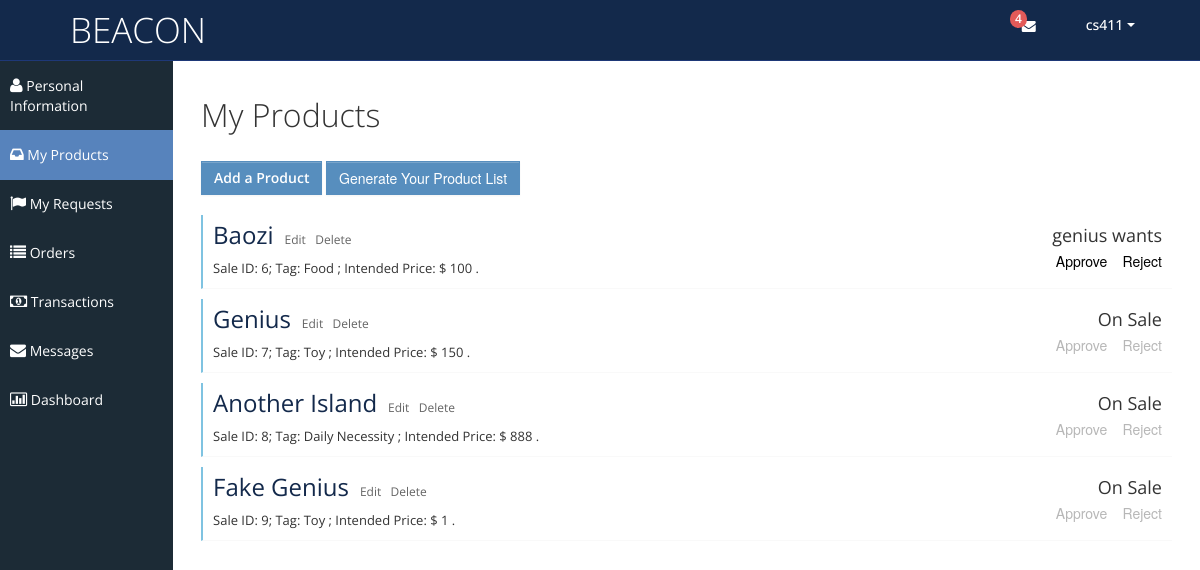
Page /myproducts.php (signed in) on the committed database.
### tables this page shows
CREATE TABLE `Sales` (
  `SaleId` int NOT NULL,
  `SellerId` varchar(50) DEFAULT NULL,
  `ProductName` varchar(50) DEFAULT NULL,
  `Tag` varchar(50) DEFAULT NULL,
  `Description` varchar(500) DEFAULT NULL,
  `Image` varchar(100) DEFAULT NULL,
  `IntendedPrice` double DEFAULT NULL,
  `OriginalPrice` double DEFAULT NULL,
  `Depreciation` int DEFAULT NULL,
  `IntendedBuyerId` varchar(50) DEFAULT NULL
);

### myproducts.php (the view, shortened to what this page needs)
<?php
	$curr_user = $_SESSION['curr_user'];
	if (empty($curr_user)) {
		$msg = "curr_user is empty";
	}
	else {
		$conn = connectDB();
		$sql = "SELECT * FROM Sales WHERE SellerId = '$curr_user'";
		$result = $conn->query($sql);
		$array = array();
		while($row = mysqli_fetch_assoc($result)){
			$array[]=$row;
		}
	}
?>
<!DOCTYPE html>
<html lang="en">
<head>
	<link id="bootstrap-style" href="css/bootstrap.min.css" rel="stylesheet">
	<link href="css/bootstrap-responsive.min.css" rel="stylesheet">
	<link id="base-style" href="css/style.css" rel="stylesheet">
	<link id="base-style-responsive" href="css/style-responsive.css" rel="stylesheet">
</head>
<body>
	<div class="navbar">
		<div class="navbar-inner">
			<div class="container-fluid">
				<a class="brand" href="index.php"><span>BEACON</span></a>
				<div class="nav-no-collapse header-nav">
					<ul class="nav pull-right">
						<li class="dropdown hidden-phone">
							<a class="btn dropdown-toggle" data-toggle="dropdown" href="#">
								<i class="icon-envelope"></i>
								<span class="badge red"> 4 </span>
							</a>
						</li>
						<li class="dropdown">
							<a class="btn dropdown-toggle" data-toggle="dropdown" href="#">
								<span><?php echo $curr_user; ?></span>
								<span class="caret"></span>
							</a>
						</li>
					</ul>
				</div>
			</div>
		</div>
	</div>
	<div class="container-fluid-full">
	<div class="row-fluid">
	<div id="sidebar-left" class="span2">
		<div class="nav-collapse sidebar-nav">
			<ul class="nav nav-tabs nav-stacked main-menu">
				<li><a href="myprofile.php"><i class="icon-user"></i><span class="hidden-tablet"> Personal Information</span></a></li>
				<li><a href="myproducts.php"><i class="icon-inbox"></i><span class="hidden-tablet"> My Products</span></a></li>
				<li><a href="myrequests.php"><i class="icon-flag"></i><span class="hidden-tablet"> My Requests</span></a></li>
				<li><a href="myorders.php"><i class="icon-list"></i><span class="hidden-tablet"> Orders</span></a></li>
				<li><a href="mytransactions.php"><i class="icon-money"></i><span class="hidden-tablet"> Transactions</span></a></li>
				<li><a href="mymessages.php"><i class="icon-envelope"></i><span class="hidden-tablet"> Messages</span></a></li>
				<li><a href="dashboard.php"><i class="icon-bar-chart"></i><span class="hidden-tablet"> Dashboard</span></a></li>
			</ul>
		</div>
	</div>
	<div id="content" class="span10">
		<div class="row-fluid">
			<div class="span12">
				<h1>My Products</h1> </br>
				<a href= "post_product.php" type="btn" class="btn btn-primary" style="font-weight:600;">Add a Product</a>
				<button type="btn" class="btn btn-primary">Generate Your Product List</button></br>
				<?php foreach($array as $val): ?>
				<div class="task none" style="margin-top:10px;">
					<div class="desc">
						<span class="title">
							<a href="single-product.php?Id=<?php echo $val['SaleId'];?>&choosedb=Sales" style="color:#13294B;font-size:x-large;"><?php echo $val['ProductName']; ?></a>
						</span>&nbsp;
						<a href="edit_product.php?id=<?php echo $val['SaleId'];?>" style="font-size:12px;">Edit </a>&nbsp;
						<a href="javascript:void(0);" onclick="delete_post(<?php echo $val['SaleId']; ?>, 'Sales')" style="font-size:12px;">Delete</a>
						<div style="font-size:13px; margin-top:8px;">
							Sale ID: <?php echo $val['SaleId']; ?>;
							Tag: <?php echo $val['Tag']; ?> ;
							Intended Price: $ <?php echo $val['IntendedPrice']; ?> .
						</div>
					</div>
					<div class="time">
						<div class="date"> <?php echo $val['IntendedBuyerId']==null ? "On Sale": $val['IntendedBuyerId']." wants"; ?> </div>
						<div>
							<button type="querybtn" style="border:none; background:none;" onclick="approve_sale(<?php echo $val['SaleId']; ?>)" <?php echo $val['IntendedBuyerId']==null ? 'disabled':'' ?> >Approve</button>
							<button type="querybtn" style="border:none; background:none;margin-right:-6px;" onclick="reject_sale(<?php echo $val['SaleId']; ?>)" <?php echo $val['IntendedBuyerId']==null ? 'disabled':'' ?> >Reject</button>
						</div>
					</div>
				</div>
				<?php endforeach; ?>
			</div>
		</div>
	</div>
	</div>
	</div>
</body>
</html>

### css/style.css (style rules this page uses)
.red, .red [class="box-header"], .red.box, .slider.red .ui-slider-range, .progress.red .ui-progressbar-value, .sliderVertical.red .ui-slider-range, .progressSlim.red .ui-progressbar-value, .label-important, .badge-important { background: #E25A59 !important; border-color: #E25A59 !important; color: #fff; }
body { background: #F5F5F5; color: #333; border: none; font-family: 'Open Sans', sans-serif; font-weight: 400; }
a { color: #646464; }
h1 { font-size: 32px; line-height: 32px; font-weight: 300; }
.navbar { margin-bottom: 0px; }
.navbar-inner { margin-bottom: 0px; min-height: 60px; padding-right: 20px; padding-left: 20px; background: #13294b; filter: none; text-shadow: 1px 1px 1px #13294b; border: none; color: #fff; -webkit-border-radius: 0px; -moz-border-radius: 0px; border-radius: 0px; *zoom: 1; border-bottom: 1px solid #1e3877; }
.navbar-inner a { color: #7b7b7b; text-shadow: 0 -1px 1px #1e3877; }
.navbar-inner a i { margin-top: 2px; }
a.brand span { color: #fff; text-shadow: none; }
.header-nav { padding: 0px; color: #fff !important; background: #000 !important; }
.header-nav .nav { margin: 0px; }
.header-nav .btn { display: inline-block; padding: 21px 20px; margin-top: 0px; margin-left: 0px; font-size: 14px; line-height: 20px; text-align: center; text-shadow: none; vertical-align: middle; cursor: pointer; background: transparent; border-left: none; border-right: none; border-top: 0px; border-bottom: 0px; -webkit-border-radius: 0px; -moz-border-radius: 0px; border-radius: 0px; -webkit-box-shadow: none !important; -moz-box-shadow: none !important; box-shadow: none !important; }
.header-nav a.btn { color: #fff !important; text-shadow: none !important; padding: 15px 25px !important; }
.header-nav .btn .caret { border-top-color: #fff !important; border-bottom-color: #fff !important; }
#sidebar-left { background: #1C2B36; }
.sidebar-nav > ul { margin: 0px; padding-bottom: 1px; font-size: 14px; }
.nav-tabs.nav-stacked > li > a, .nav-tabs.nav-stacked > li > ul > li > a { padding: 15px 10px 14px 10px; color: #fff; border-top: none; border-bottom: 1px solid transparent; border-left: none; border-right: none; text-decoration: none; -webkit-border-radius: 0px; -moz-border-radius: 0px; border-radius: 0px; }
.nav-tabs.nav-stacked > li:last-child > a { border-bottom: 1px solid transparent; }
.nav-tabs.nav-stacked > li > a > i, .nav-tabs.nav-stacked > li > ul > li > a > i { opacity: 1; filter: alpha(opacity=100); -ms-filter:"progid:DXImageTransform.Microsoft.Alpha(Opacity=100)"; font-size: 16px; }
.nav-tabs.nav-stacked > li.active > a, .nav-tabs.nav-stacked > li > ul > li.active > a { background: #5783bc; border-bottom: 1px solid #5783bc; }
.nav-tabs.nav-stacked > li:first-child > a { margin: 0px 0px 0px 0px; -webkit-border-radius: 0px; -moz-border-radius: 0px; border-radius: 0px; }
.nav-tabs.nav-stacked > li:last-child > a { -webkit-border-radius: 0px; -moz-border-radius: 0px; border-radius: 0px; }
#content { background: #ffffff; filter: none; min-height: 100%; padding: 20px 20px; position: relative; }
.label, .badge { text-shadow: none; font-family: 'Open Sans', sans-serif; font-weight: 600; font-size: 12px; padding: 3px 6px; }
.btn { display: inline-block; padding: 6px 12px; margin-bottom: 10px; font-size: 14px; font-weight: 500; line-height: 20px; text-align: center; white-space: nowrap; vertical-align: middle; cursor: pointer; border: 1px solid #a7a9aa; -webkit-border-radius: 0px !important; border-radius: 0px !important; }
.btn i { margin-top: 2px; }
.btn { color: #ffffff; background-color: #a7a9aa; border-color: #a7a9aa; background-image: none; filter: none; text-shadow: none; }
.btn-primary { background-color: #578EBE; border-color: #578EBE; }
button:disabled, button[disabled] { border: none; background: none; cursor: not-allowed; }
.task { border-bottom: 1px solid #f9f9f9; margin-bottom: 1px; }
.task.none { border-left: 2px solid #7fc3e1; }
.task .desc { display: inline-block; width: 75%; padding: 10px 10px; font-size: 12px; }
.task .desc .title { font-size: 18px; margin-bottom: 5px; }
.task .time { display: inline-block; float: right; width: 15%; padding: 10px 10px 10px 0px; font-size: 12px; text-align: right; }
.task .time .date { font-size: 18px; margin-bottom: 5px; }
.header-nav .badge { position: absolute; top: 10px; right: 34px; font-weight: 300px; padding: 2px 5px; }
.navbar .brand { margin: 10px; font-size: 35px; }

### css/halflings.css (style rules this page uses)
html, html .halflings { -webkit-font-smoothing: antialiased !important; }

### rows in the picture
sales: ProductName "Baozi", SaleId "6", Tag "Food", IntendedPrice "100", IntendedBuyerId "genius"
sales: ProductName "Genius", SaleId "7", Tag "Toy", IntendedPrice "150", shows "On Sale"
sales: ProductName "Another Island", SaleId "8", Tag "Daily Necessity", IntendedPrice "888", shows "On Sale"
sales: ProductName "Fake Genius", SaleId "9", Tag "Toy", IntendedPrice "1", shows "On Sale"

### other values in the picture
$curr_user "cs411"
